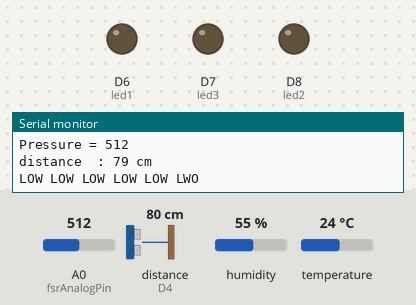
Simulated run of this sketch. Board: ESP8266 (NodeMCU). On the bench: output pins drawn as LEDs (lit = HIGH), the last lines printed to the serial monitor. Wiring (inferred from the names in the program): ultrasonic range finder: trigger D5; echo D4. Inputs (shaded band) come from the test bench; at power-on: distance to the obstacle (sensor on D4) 80 cm, A0 (fsrAnalogPin) = 512, humidity 55 %, temperature 24 °C. The echo pulse lasts 58.3 µs per cm; WiFi joins after 1.5 s; servers stay silent unless stated; the Firebase database answers and starts empty; pins used as bus, display or sensor lines are not drawn.

Above: at 2.7 s.
2.8 s: distance to the obstacle (sensor on D4) set to 12 cm
4.5 s: distance to the obstacle (sensor on D4) set to 9 cm
At 5.35 s:
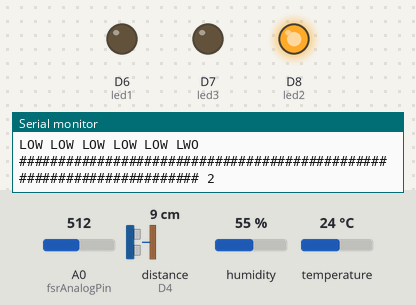
At 6.9 s:
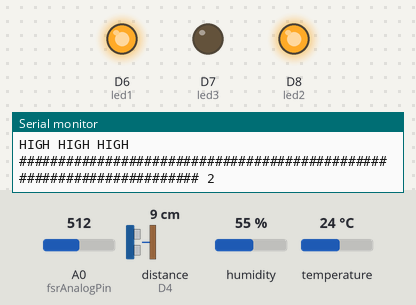
Timing chart, 0 to 8.4 s (numbered marks = the images above; inputs shaded):
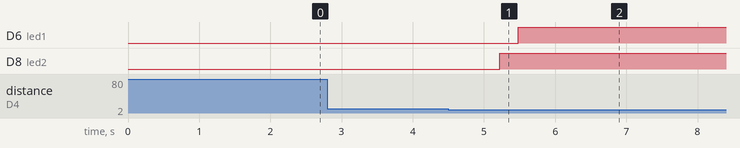

Measured:
- the behaviour switches between 11 and 10 cm on distance to the obstacle (sensor on D4) (found by bisection; images 0 and 1)
- after the input at 4.5 s, D6 (led1): LOW → HIGH after 0.98 s; D8 (led2): LOW → HIGH after 0.72 s

The sketch:

parking_system_new.ino
```cpp
#include <ESP8266WiFi.h>
#include <FirebaseArduino.h>
#include <SPI.h>
#include <DHT.h>

#define IRPin A0
#define model 1080
#define DHTPIN D3
#define DHTTYPE DHT22
#define FIREBASE_HOST "tester-ffb0b-default-rtdb.firebaseio.com"
#define FIREBASE_AUTH "30IyAQP5DtaaoSnc0VRi4ATw4jvLHQkJok7PEv2Z"
#define WIFI_SSID "SE2021"
#define WIFI_PASSWORD ""


DHT dht(DHTPIN, DHTTYPE); //// Initialize DHT sensor for normal 16mhz Arduino

//Variables
int chk;
float hum;  //Stores humidity value
float temp1; //Stores temperature value
int fsrAnalogPin = A0; // FSR is connected to analog 1
int fsrReading;      // the analog reading from the FSR resistor divider
int distance_cm;
int sensorPin = A0;
int fireStatus;

int led1 = D6; //Amarelo
int led3 = D7; //Verde
int led2 = D8; //Vermelho
int reserved;

const int trigPin = D5;
const int echoPin = D4;
int duration, distance;


void setup() {
  Serial.begin(9600);
  dht.begin();
  pinMode(led1, OUTPUT);
  pinMode(led2, OUTPUT);
  pinMode(led3, OUTPUT);
  pinMode(trigPin, OUTPUT);
  pinMode(echoPin, INPUT);

  // connect to wifi.
  WiFi.begin(WIFI_SSID, WIFI_PASSWORD);
  Serial.print("connecting");
  while (WiFi.status() != WL_CONNECTED) {
    Serial.print(".");
    delay(500);
  }
  Serial.println();
  Serial.print("connected: ");
  Serial.println(WiFi.localIP());

  Firebase.begin(FIREBASE_HOST, FIREBASE_AUTH);
  if (Firebase.failed()) {
   Serial.print("ERROR FIREBASE:");
   Serial.println(Firebase.error());
   return;
  }
}

void loop() {
  delay(100);
  reserved = Firebase.getInt("reserved");
  Serial.println(reserved);

  if (Firebase.failed()) {
   Serial.print("get int failed:");
   Serial.println(Firebase.error());
  }

  digitalWrite(trigPin, LOW);
  delayMicroseconds(2);
  digitalWrite(trigPin, HIGH);
  delayMicroseconds(10);
  digitalWrite(trigPin, LOW);

  duration = pulseIn(echoPin, HIGH);
  distance = (duration*.0343)/2;

  hum = dht.readHumidity();
  temp1= dht.readTemperature();

  Serial.print("Temp: ");
  Serial.print(temp1);
  Serial.println(" Celsius");

  fsrReading = analogRead(fsrAnalogPin);
  Serial.print("Pressure = ");
  Serial.println(fsrReading);

  if (temp1 > 45){
    Firebase.setInt("temp",1);
    if (Firebase.failed()) {
           Serial.print("fail Temp");
           Serial.println(Firebase.error());
        }
  }

  Serial.print("distance  : ");
  Serial.print(distance);
  Serial.println(" cm");

 if (distance > 10 && fsrReading < 400)
       {
         digitalWrite(led3, HIGH);
         digitalWrite(led2, LOW);
         Firebase.setBool("occupied",false);
         if (Firebase.failed()) {
           Serial.print("fail occupied");
           Serial.println(Firebase.error());
          }
         Serial.println("-------------------------------------------------");
     }

  if (reserved <= 1){
       digitalWrite(led1, LOW);
       Serial.println("LOW LOW LOW LOW LOW LWO");
  }
  if (reserved > 1){
       digitalWrite(led1, HIGH);
       Serial.println("HIGH HIGH HIGH");
  }

 if (distance < 10 && fsrReading > 400){

    Firebase.setInt("reserved",2);
    reserved = Firebase.getInt("reserved");

    Firebase.setBool("occupied",true);
    if (Firebase.failed()) {
         Serial.print("Failed occupied");
         Serial.println(Firebase.error());
     }
    digitalWrite(led3, LOW);
    digitalWrite(led2, HIGH);
    Serial.print("###################################################################### ");
  }


}
```
